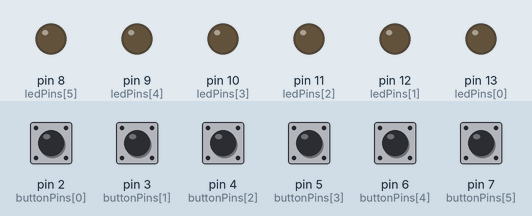
A program run on a simulated Arduino Uno, built with avr-gcc and run on an emulated ATmega328P. Parts: output pins drawn as LEDs (lit = HIGH). The inputs (shaded band) are chosen by the test bench; at power-on: pin 2 (buttonPins[0]), pin 3 (buttonPins[1]), pin 4 (buttonPins[2]), pin 5 (buttonPins[3]), pin 6 (buttonPins[4]), pin 7 (buttonPins[5]) HIGH. MIDI output is not drawn.

Above: at 1.2 s.
1.3 s: pin 2 (buttonPins[0]) pulled LOW for 0.15 s
At 1.9 s:
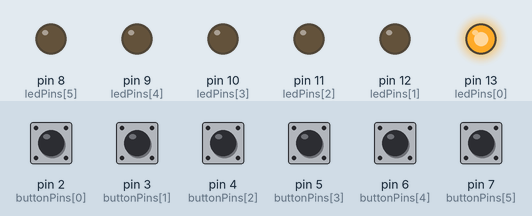
2.9 s: pin 3 (buttonPins[1]) pulled LOW for 0.15 s
At 4.1 s:
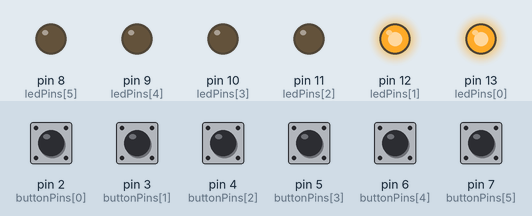
4.5 s: pin 4 (buttonPins[2]) pulled LOW for 0.15 s
At 5.5 s:
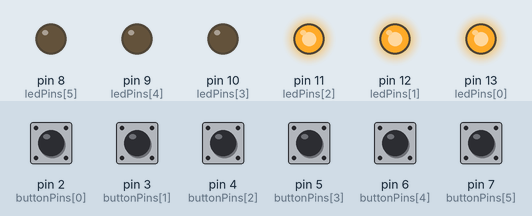
6.1 s: pin 5 (buttonPins[3]) pulled LOW for 0.15 s
At 6.6 s:
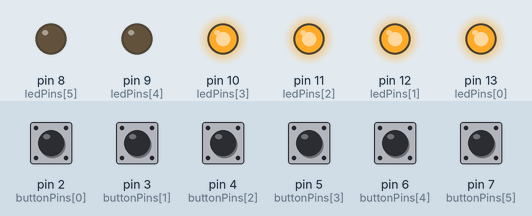
7.7 s: pin 6 (buttonPins[4]) pulled LOW for 0.15 s
At 8.9 s:
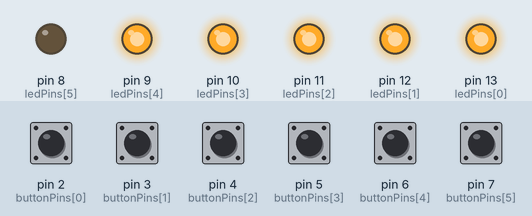
9.3 s: pin 7 (buttonPins[5]) pulled LOW for 0.15 s
At 10.3 s:
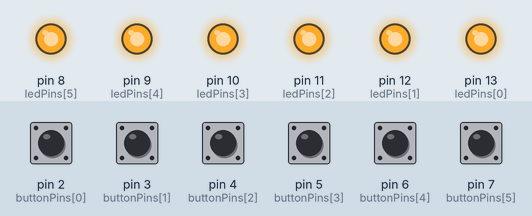
Timing chart, 0 to 11.9 s (numbered marks = the images above; inputs shaded):
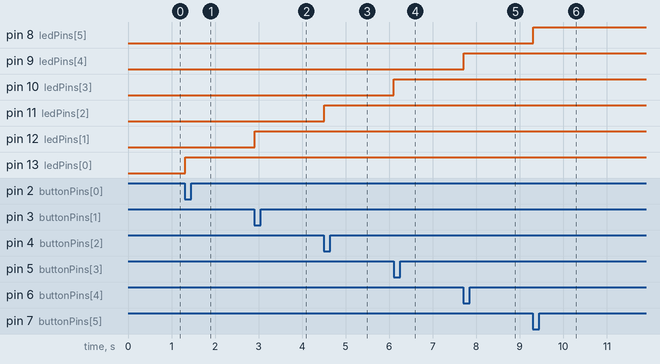

The program:

main.cpp
```cpp
#include <Arduino.h>
#include <MIDI.h> // MIDI library

MIDI_CREATE_DEFAULT_INSTANCE();

const int ledPins[] = {13, 12, 11, 10, 9, 8}; // 6 LEDs
const int buttonPins[] = {2, 3, 4, 5, 6, 7};  // 6 Buttons
int ctrlDefaults[] = {10, 11, 12, 13, 14, 15};
int ctrl[6];

int midiChannel = 1;

// Debounce variables
int buttonState[6] = {0};          // Current state of the buttons
int buttonPState[6] = {1};         // Previous state of the buttons (initialized to HIGH because of INPUT_PULLUP)
unsigned long lastDebounceTime[6] = {0}; // Last time the button state changed
unsigned long debounceDelay = 10;  // Debounce delay in milliseconds

// LED and toggle state
bool ledState[6] = {false}; // Tracks the current state of each LED

// Button hold detection
unsigned long buttonPressTime[6] = {0}; // Stores the time when a button is pressed
bool buttonHeld[6] = {false};           // Tracks if a button is held

void blinkLED(int i) {
    for (int j = 0; j < 2; j++) { // Blink twice (1 second total)
        digitalWrite(ledPins[i], LOW);
        delay(125);
        digitalWrite(ledPins[i], HIGH);
        delay(125);
        digitalWrite(ledPins[i], LOW);
        delay(125);
        digitalWrite(ledPins[i], HIGH);
    }
    digitalWrite(ledPins[i], LOW); // Ensure the LED is off after blinking
}

void resetAllButtons() {
    for (int i = 0; i < 6; i++) {
        digitalWrite(ledPins[i], LOW); // Turn all LEDs off
        MIDI.sendControlChange(ctrl[i], 0, midiChannel); // Send MIDI CC 0 for all buttons
        ledState[i] = false; // Reset LED state
    }
}

void setup() {
    Serial.begin(31250);
    MIDI.begin(1);

    for (int i = 0; i < 6; i++) {
        pinMode(ledPins[i], OUTPUT);
        pinMode(buttonPins[i], INPUT_PULLUP);
        ctrl[i] = ctrlDefaults[i];

        // Initialize LEDs as off
        digitalWrite(ledPins[i], LOW);
    }
}

void loop() {
    for (int i = 0; i < 6; i++) {
        // Read the button state
        int reading = digitalRead(buttonPins[i]);

        // Check if the button state has changed
        if (reading != buttonPState[i]) {
            lastDebounceTime[i] = millis(); // Reset the debounce timer
        }

        // If the debounce time has passed, update the button state
        if ((millis() - lastDebounceTime[i]) > debounceDelay) {
            if (reading != buttonState[i]) {
                buttonState[i] = reading;

                if (buttonState[i] == LOW) { // Button pressed
                    buttonPressTime[i] = millis(); // Record the time the button was pressed
                    buttonHeld[i] = false;         // Reset the held state

                    // Toggle LED and send MIDI control change
                    ledState[i] = !ledState[i];
                    if (ledState[i]) {
                        digitalWrite(ledPins[i], HIGH); // Turn LED on
                        MIDI.sendControlChange(ctrl[i], 127, midiChannel); // Send MIDI CC 127
                    } else {
                        digitalWrite(ledPins[i], LOW); // Turn LED off
                        MIDI.sendControlChange(ctrl[i], 0, midiChannel); // Send MIDI CC 0
                    }
                }
            }
        }

        // Update the previous button state
        buttonPState[i] = reading;

        // Check if the button is held for more than 1 seconds
        if (buttonState[i] == LOW && (millis() - buttonPressTime[i] > 1000) && !buttonHeld[i]) {
            buttonHeld[i] = true; // Mark the button as held

            // Reset all buttons and LEDs before changing the MIDI channel
            resetAllButtons();

            // Change the MIDI channel based on the button index
            midiChannel = i + 1;

            // Blink the LED to indicate the channel change
            blinkLED(i);
        }
    }
}
```

Measured:
- after the input at 1.3 s, pin 13 (ledPins[0]): LOW → HIGH at once
- after the input at 2.9 s, pin 12 (ledPins[1]): LOW → HIGH at once
- after the input at 4.5 s, pin 11 (ledPins[2]): LOW → HIGH at once
- after the input at 6.1 s, pin 10 (ledPins[3]): LOW → HIGH at once
- after the input at 7.7 s, pin 9 (ledPins[4]): LOW → HIGH at once
- after the input at 9.3 s, pin 8 (ledPins[5]): LOW → HIGH at once
